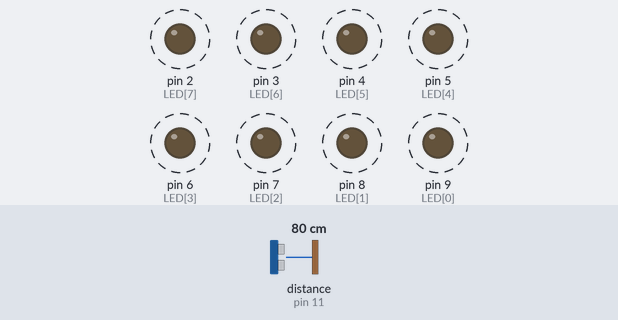
Bench run of a sketch on a simulated Arduino Uno, built with avr-gcc and run on an emulated ATmega328P. Parts: output pins drawn as LEDs (lit = HIGH). Wiring (inferred from the names in the program): ultrasonic range finder: trigger pin 10; echo pin 11. Dashed ring = blinking. The inputs (shaded band) are chosen by the test bench; at power-on: distance to the obstacle (sensor on pin 11) 80 cm. The echo pulse lasts 58.3 µs per cm; pins used as bus, display or sensor lines are not drawn; what the sketch prints to the serial monitor is not drawn.

Above: at 1.5 s.
1.6 s: distance to the obstacle (sensor on pin 11) set to 2 cm
At 2.0 s:
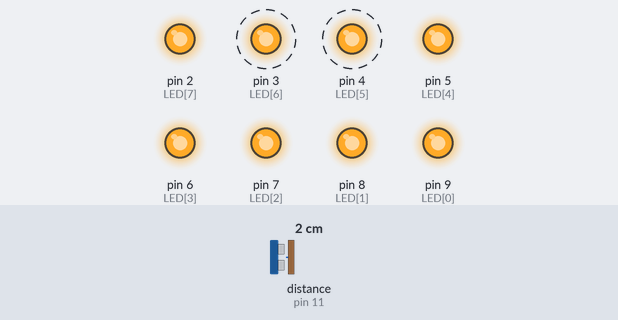
At 3.61 s:
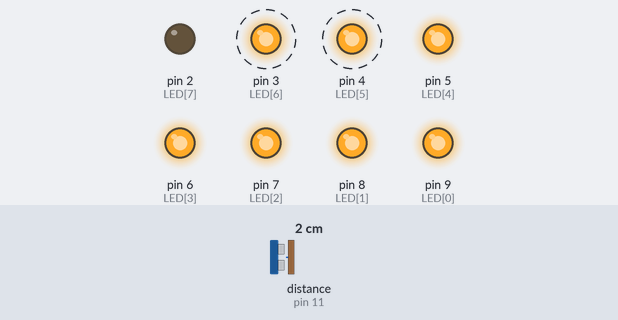
5.1 s: distance to the obstacle (sensor on pin 11) set to 120 cm
8.6 s: distance to the obstacle (sensor on pin 11) set to 4 cm
12.1 s: distance to the obstacle (sensor on pin 11) set to 35 cm
At 13.5 s:
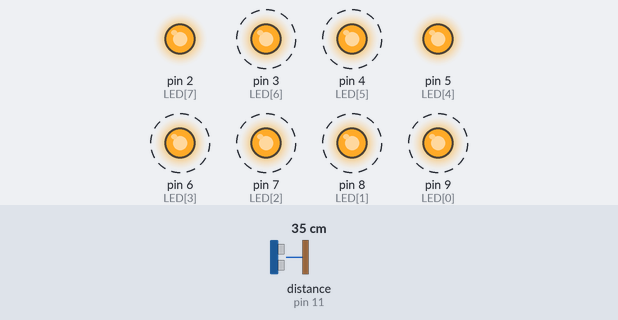
Timing chart, 0 to 16.6 s (numbered marks = the images above; inputs shaded):
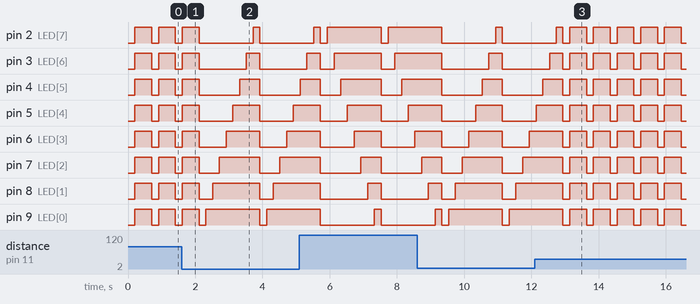

The sketch:

bai6_1.ino
```cpp
/*
Bài 6-1: Lập trình sử dụng cảm biến HC-SR04 đo khoảng cách đến vật cản
và điều khiển mảng 8 led theo chương trình:
- Khoảng cách < 30 cm: Chương trình 1: Bật led chạy từ led1 → led8.
- Khoảng cách > 80 cm: Chương trình 2: Bật led chạy từ led8 → led 1.
- Khoảng cách từ 30 đến 80cm: Chương trình 3: Bật/ tắt 8 led với chu kỳ 1s.
Hiển thị ra Serial Monitor thông tin theo dạng sau:
- “Khoảng cách __ cm −> Chương trình __” tương ứng với khoảng cách đo được.
*/

const byte LED[8] = {9, 8, 7, 6, 5, 4, 3, 2};
const byte TRIG = 10;
const byte ECHO = 11;
unsigned long thoi_gian;
float khoang_cach;

void setup() {
  Serial.begin(9600);
  pinMode(TRIG, OUTPUT);
  pinMode(ECHO, INPUT);

  for (int i = 0; i < 8; i++) {
    pinMode(LED[i], OUTPUT);
    digitalWrite(LED[i], LOW);
  }
}

void loop() {
  digitalWrite(TRIG, LOW);
  delayMicroseconds(2);
  digitalWrite(TRIG, HIGH);
  delayMicroseconds(10);
  digitalWrite(TRIG, LOW);

  thoi_gian = pulseIn(ECHO, HIGH);
  khoang_cach = 0.034 * thoi_gian  / 2;

  Serial.print("Khoang cach: ");
  Serial.print(khoang_cach);
  Serial.print("cm");

  delay(200);

  if (khoang_cach < 30) {
    ct1();
    Serial.print(" -> Chuong trinh: 1\n");
  }
  else if (khoang_cach > 80) {
    ct2();
    Serial.print(" -> Chuong trinh: 2\n");
  }
  else {
    ct3();
    Serial.print(" -> Chuong trinh: 3\n");
  }
}

void ct1() {
  for (int j = 0; j < 8; j++) {
    digitalWrite(LED[j], HIGH);
    delay(200);
  }

  for (int i = 0; i < 8; i++) {
    digitalWrite(LED[i], LOW);
  }
}

void ct2() {
  for (int j = 0; j < 8; j++) {
    digitalWrite(LED[7-j], HIGH);
    delay(200);
  }

  for (int i = 0; i < 8; i++) {
    digitalWrite(LED[i], LOW);
  }
}

void ct3() {
  for (int i = 0; i < 8; i++) {
    digitalWrite(LED[i], HIGH);
  }
  delay(500);
  for (int i = 0; i < 8; i++) {
    digitalWrite(LED[i], LOW);
  }
}
```

Measured:
- after the input at 1.6 s, pin 3 (LED[6]): LOW → HIGH after 1.9 s, → LOW 0.40 s later; pin 4 (LED[5]): LOW → HIGH after 1.7 s, → LOW 0.60 s later
- after the input at 12.1 s, pin 3 (LED[6]), pin 4 (LED[5]), pin 6 (LED[3]), pin 7 (LED[2]), pin 8 (LED[1]): alternates HIGH for 0.50 s and LOW for 0.20 s, starting after 1.0 s; pin 9 (LED[0]): alternates HIGH for 0.50 s and LOW for 0.20 s, starting after 1.5 s
- by itself, pin 2 (LED[7]), pin 5 (LED[4]): repeats every 0.70 s: LOW 0.20 s, HIGH 0.50 s
- by itself, pin 3 (LED[6]), pin 4 (LED[5]): alternates HIGH for 0.50 s and LOW for 0.21 s
- by itself, pin 6 (LED[3]): alternates HIGH for 1.0 s and LOW for 0.80 s
